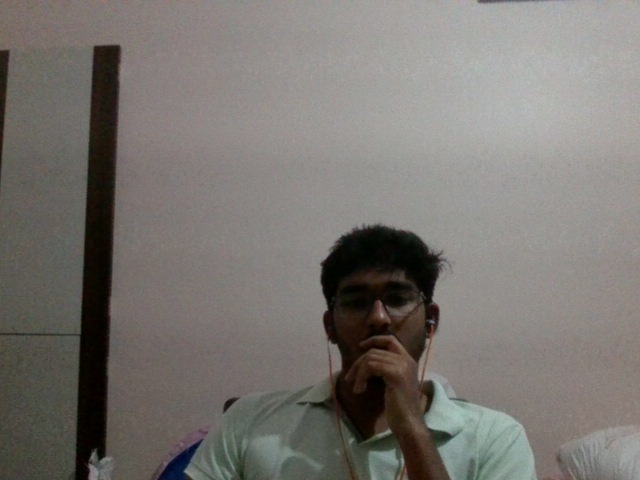
#> input picture second_question/captured_image.jpg, 640 x 480 px, given in place of the camera
$ jupyter execute capture.ipynb   (older library calls are emulated)
#> lines starting #> are read from the running program, lines starting #| are printed output that depends on the picture; after the words box and inside, x2 and y2 are one past the last pixel; in counts of white or black regions, pixels touching at a corner belong together
[cell 1]
import cv2
import matplotlib.pyplot as plt

def capture_image():
    cap = cv2.VideoCapture(0)  # 0 is the default webcam

    if not cap.isOpened():
        print("Error: Could not access the camera.")
        return None

    # Capture a single frame
    ret, frame = cap.read()
#> frame is the input picture: shape (480, 640, 3); mean B, G, R 113.2, 117.6, 121.4
    if ret:
        cv2.imwrite("captured_image.jpg", frame)  # Save the image to file
        print("Image saved as 'captured_image.jpg'")

        # Display the captured image
        plt.imshow(cv2.cvtColor(frame, cv2.COLOR_BGR2RGB))  # Convert to RGB for correct color
        plt.title("Captured Image")
        plt.axis('off')  # Hide axes
        plt.show()
    else:
        print("Error: Could not capture an image.")

    # Cleanup
    cap.release()
    cv2.destroyAllWindows()

# Run the function
capture_image()

[cell 2]
import cv2
import matplotlib.pyplot as plt
def grey_scaling(image_path):
#> called with image_path = 'captured_image.jpg'
    image = cv2.imread(image_path, cv2.IMREAD_GRAYSCALE)  # Load as grayscale
#> image: shape (480, 640); min 0, max 187, mean 118.2
    plt.imshow(image, cmap='gray')  # Show grayscale image
    plt.title("Grayscale Image")
    plt.axis('off')  # Hide axes
    plt.show()

# Call the function
grey_scaling("captured_image.jpg")

[cell 3]
import cv2
import matplotlib.pyplot as plt

def threshold_binary(image_path, threshold_value):
    # Load the grayscale image
#> called with image_path = 'captured_image.jpg', threshold_value = 70
    image = cv2.imread(image_path, cv2.IMREAD_GRAYSCALE)

    # Apply binary thresholding
    _, binary_image = cv2.threshold(image, threshold_value, 255, cv2.THRESH_BINARY)
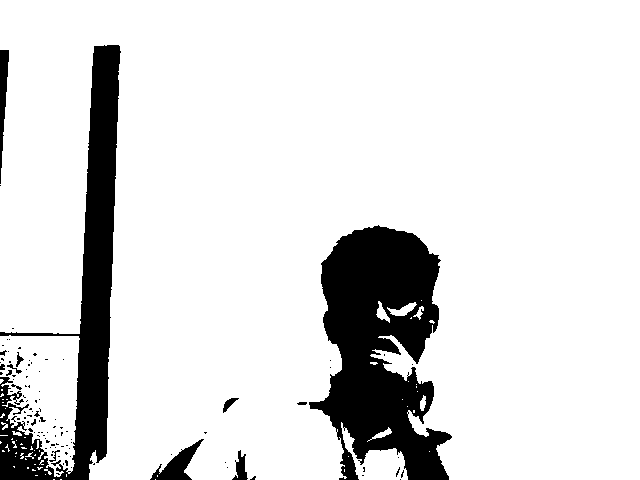
#> binary_image: shape (480, 640); 87.1% white; 107 black regions (93 under 20 px), largest, box (x1, y1, x2, y2) and area: (309, 225, 452, 480) 21899, (0, 45, 121, 480) 15347, (150, 439, 204, 480) 804

    # Display the thresholded image
    plt.imshow(binary_image, cmap='gray')
    plt.title("Thresholding")
    plt.axis('off')
    plt.show()

# Call the function
threshold_binary("captured_image.jpg", 70)

[cell 4]
import cv2
import numpy as np
import matplotlib.pyplot as plt

def threshold_16_gray_levels(image_path):
    # Load the grayscale image
#> called with image_path = 'captured_image.jpg'
    image = cv2.imread(image_path, cv2.IMREAD_GRAYSCALE)

    # Divide the grayscale range into 16 levels
    gray_16_levels = (image // 16) * 16  # Quantize the values into 16 levels
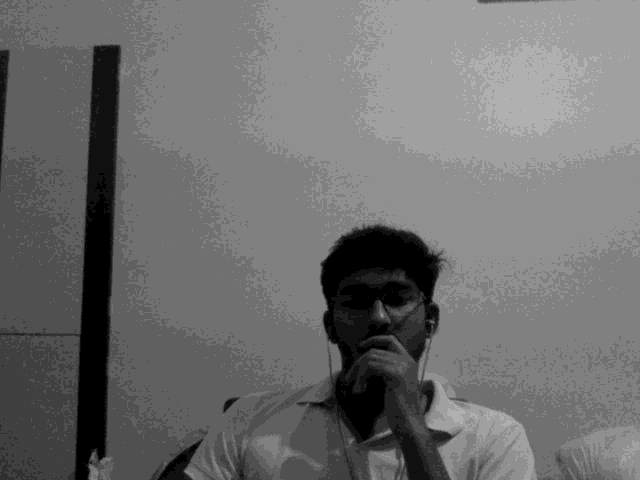
#> gray_16_levels: shape (480, 640); min 0, max 176, mean 110.7

    # Display the reduced grayscale image
    plt.imshow(gray_16_levels, cmap='gray')
    plt.title("16 Grey Levels")
    plt.axis('off')
    plt.show()

# Call the function
threshold_16_gray_levels("captured_image.jpg")

[cell 5]
import cv2
import matplotlib.pyplot as plt
def sobel_and_canny_edge_detection(image_path):
    # Load the grayscale image
#> called with image_path = 'captured_image.jpg'
    image = cv2.imread(image_path, cv2.IMREAD_GRAYSCALE)
    # Apply Sobel filter in x and y directions
    sobel_x = cv2.Sobel(image, cv2.CV_64F, 1, 0, ksize=3)  # Sobel in X
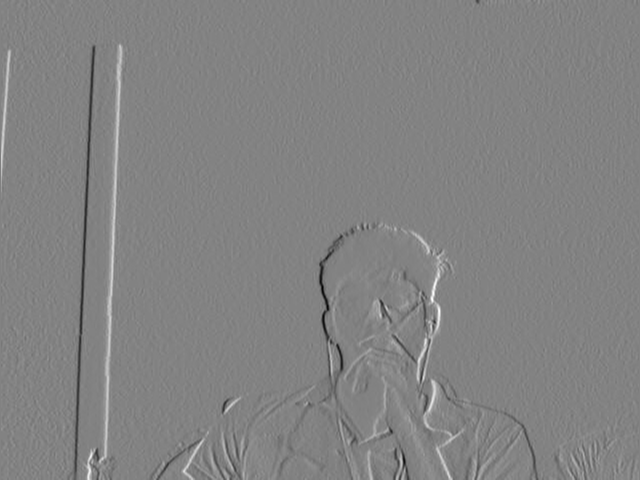
#> sobel_x: shape (480, 640) float64; min -396, max 378, mean 1; drawn with min black and max white
    sobel_y = cv2.Sobel(image, cv2.CV_64F, 0, 1, ksize=3)  # Sobel in Y
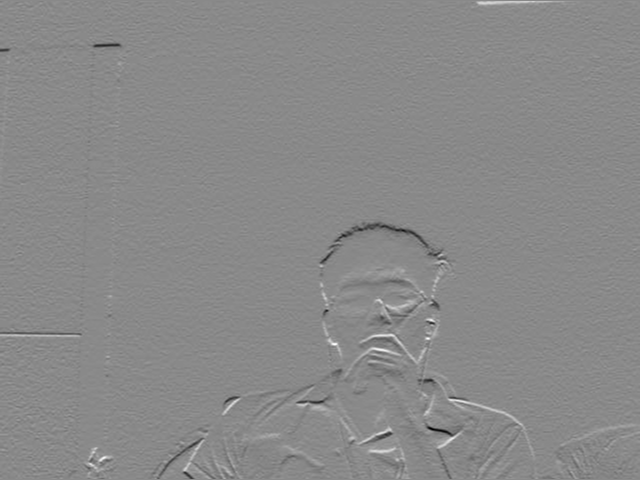
#> sobel_y: shape (480, 640) float64; min -371, max 315, mean -0.9; drawn with min black and max white
    sobel_combined = cv2.magnitude(sobel_x, sobel_y)       # Magnitude of gradients
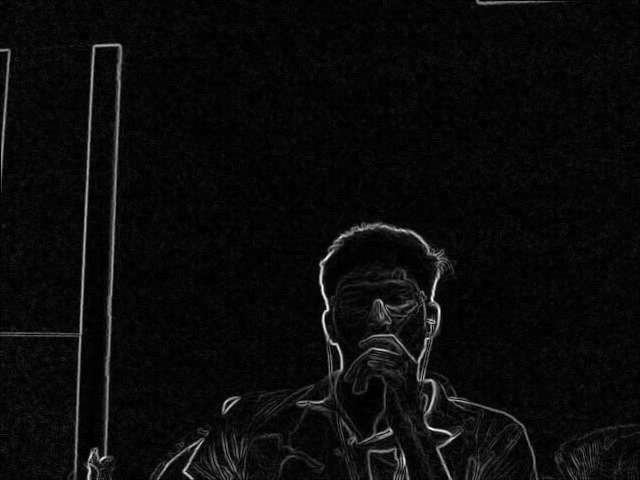
#> sobel_combined: shape (480, 640) float64; min 0, max 396.6, mean 17.6; drawn with min black and max white
    # Apply Canny edge detector
    canny_edges = cv2.Canny(image, threshold1=100, threshold2=200)
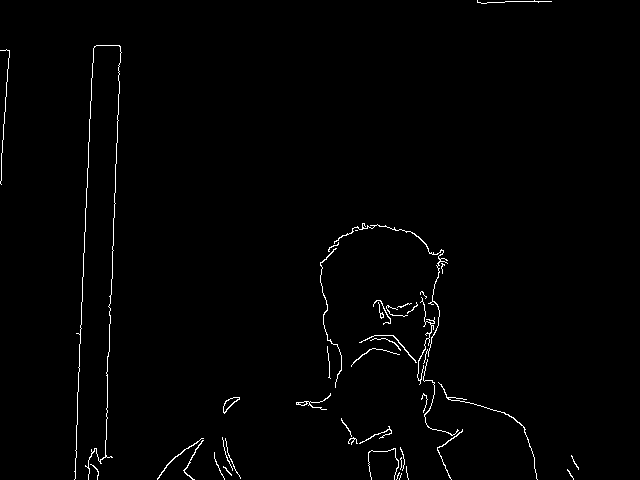
#> canny_edges: shape (480, 640); 1.2% white in thin lines or dots
    # Display results
    plt.figure(figsize=(12, 6))

    plt.subplot(1, 3, 1)
    plt.imshow(image, cmap='gray')
    plt.title("Original Image")
    plt.axis('off')

    plt.subplot(1, 3, 2)
    plt.imshow(sobel_combined, cmap='gray')
    plt.title("Sobel Edge Detection")
    plt.axis('off')

    plt.subplot(1, 3, 3)
    plt.imshow(canny_edges, cmap='gray')
    plt.title("Canny Edge Detection")
    plt.axis('off')

    plt.show()

# Call the function
sobel_and_canny_edge_detection("captured_image.jpg")
#observed that canny edge is better

[cell 6]
import cv2
import matplotlib.pyplot as plt

def apply_gaussian_filter(image_path):
    # Load the grayscale image
#> called with image_path = 'captured_image.jpg'
    image = cv2.imread(image_path, cv2.IMREAD_GRAYSCALE)

    # Apply Gaussian blur with a 5x5 kernel
    blurred_image = cv2.GaussianBlur(image, (5, 5), 0)

    # Display the blurred image
    plt.imshow(blurred_image, cmap='gray')
    plt.title("Gaussian Blur")
    plt.axis('off')
    plt.show()

# Call the function
apply_gaussian_filter("captured_image.jpg")

[cell 7]
import cv2
import numpy as np
import matplotlib.pyplot as plt

def sharpen_image(image_path):
    # Load the grayscale image
#> called with image_path = 'captured_image.jpg'
    image = cv2.imread(image_path, cv2.IMREAD_GRAYSCALE)

    # Apply Gaussian blur first
    blurred_image = cv2.GaussianBlur(image, (5, 5), 0)

    # Define a sharpening kernel
    sharpening_kernel = np.array([[0, -1, 0],
                                  [-1, 5,-1],
                                  [0, -1, 0]])

    # Apply the sharpening filter
    sharpened_image = cv2.filter2D(blurred_image, -1, sharpening_kernel)

    # Display the sharpened image
    plt.imshow(sharpened_image, cmap='gray')
    plt.title("Sharpened Image")
    plt.axis('off')
    plt.show()

# Call the function
sharpen_image("captured_image.jpg")

[cell 8]
import cv2
import matplotlib.pyplot as plt

def convert_rgb_to_bgr(image_path):
    # Load the image in RGB using Matplotlib (default is RGB)
#> called with image_path = 'captured_image.jpg'
    image_rgb = plt.imread(image_path)

    # Convert RGB to BGR using OpenCV
    image_bgr = cv2.cvtColor(image_rgb, cv2.COLOR_RGB2BGR)

    # Display the converted image using Matplotlib (convert it back to RGB for display)
    plt.imshow(cv2.cvtColor(image_bgr, cv2.COLOR_BGR2RGB))  # Convert back to RGB for Matplotlib
    plt.title("Converted Image (RGB to BGR)")
    plt.axis('off')
    plt.show()

# Call the function
convert_rgb_to_bgr("captured_image.jpg")
